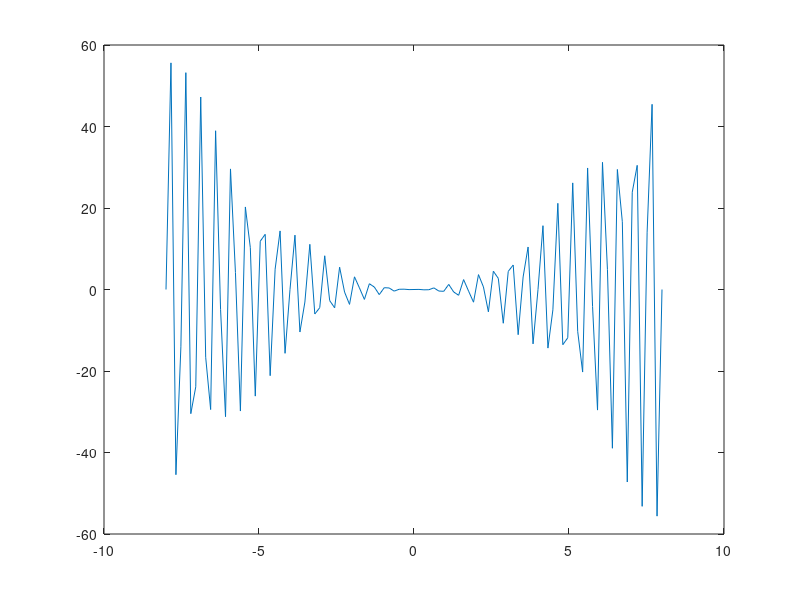

Reproduce this figure in MATLAB.
% Plots a decaying sine function
clear;
clc;

x=linspace(0,5,101);
y1=exp(-x);
y2=sin(4*pi*x);
y=y1.*y2;

plot(x,y1,x,y2,x,y);
plot(x,y);



% Exercise #1: Making a Simple Script
clear;
clc;

x=linspace(-8,8,101);
y=(x.^2).*(sin(4*pi*x));

grid on;
plot(x,y);



% Exercise #2: Indexing Vectors
clear;
clc;

x=linspace(-8,8,101);
y=(x(1:end).^2).*(sin(4*pi*x(1:end)));

grid on;
plot(x(1:end),y(1:end));
